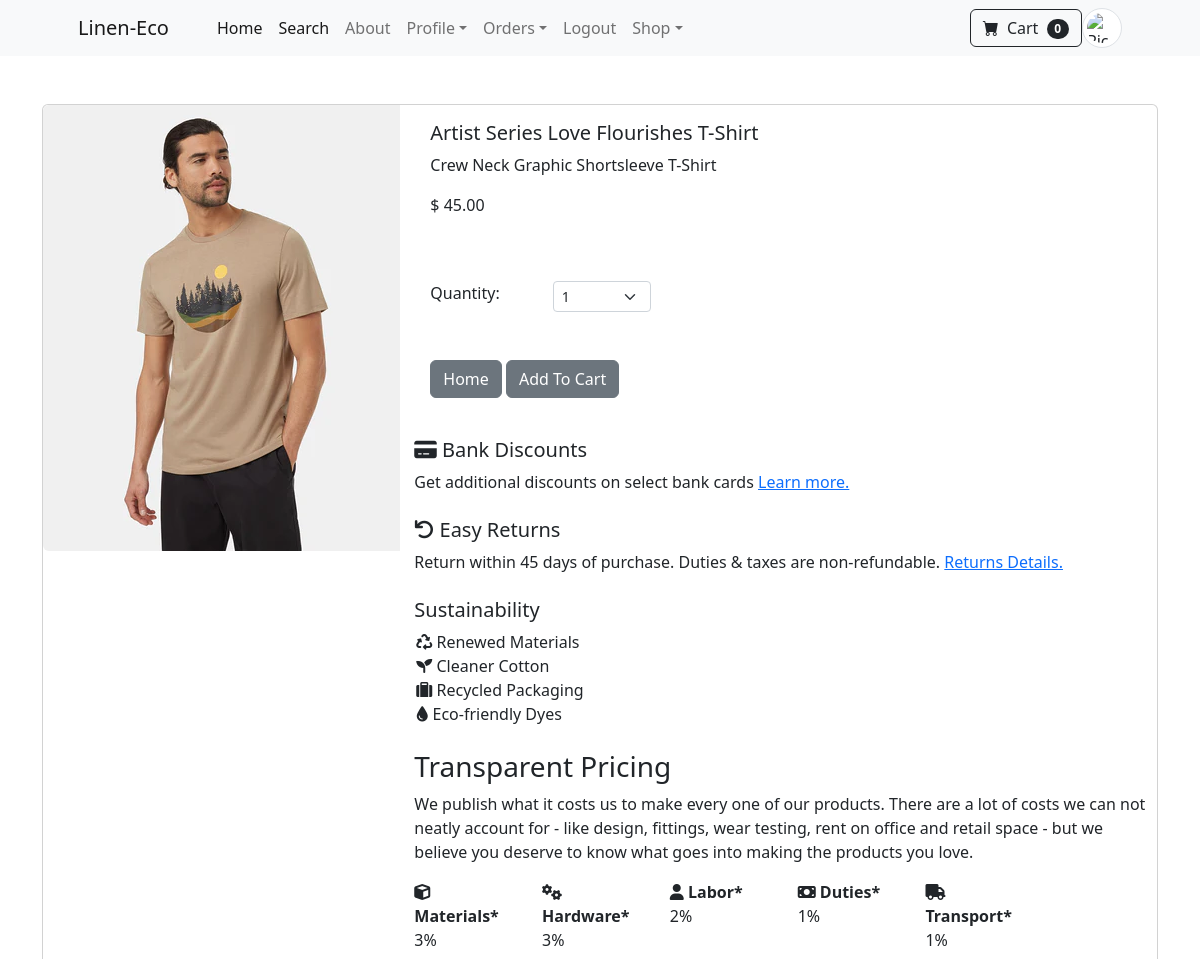
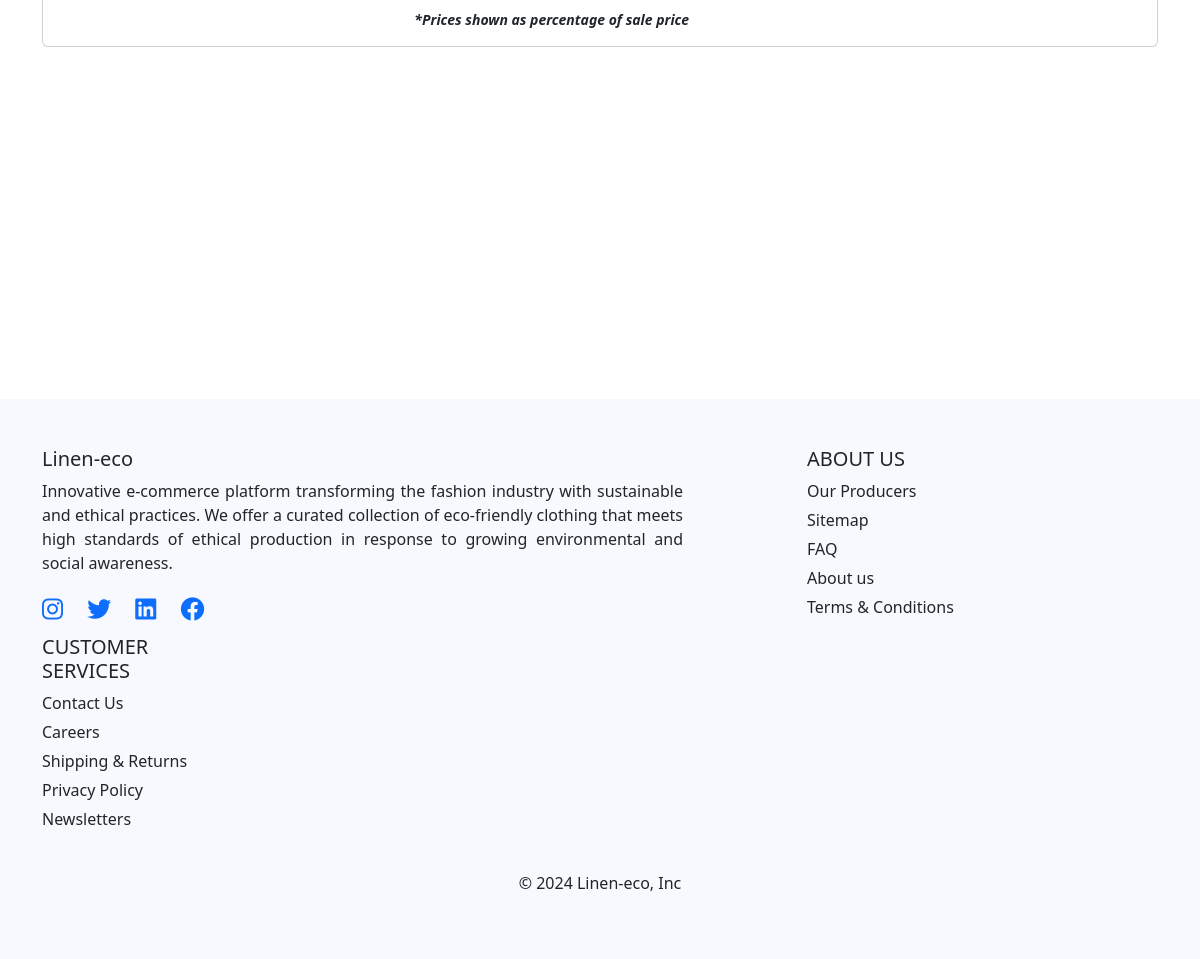
/product/2 (signed in), run on the app's committed database (2 pictures, top to bottom).
### store/models.py (models this page shows, shortened)
class Product(models.Model):
    name = models.CharField(max_length=100)
    price = models.DecimalField(default=0, decimal_places=2, max_digits=6)
    category = models.ForeignKey(Category, on_delete=models.CASCADE, default=1)
    description = models.CharField(max_length=250, default='', blank=True, null=True)
    image = models.ImageField(upload_to='uploads/product/')
    is_sale = models.BooleanField(default=False)
    sale_price = models.DecimalField(default=0, decimal_places=2, max_digits=6)

### store/views.py (the view)
# urls.py: path('product/<int:pk>', views.product, name='product'),
def product(request, pk):
    product = Product.objects.get(pk=pk)
    return render(request, 'product.html', {'product': product})

### cart/cart.py (called while the page is built)
    def __len__(self):
        return len(self.cart)

### cart/context_processors.py (called while the page is built)
def cart(request):
    return {'cart': Cart(request)}

### store/context_processors.py (called while the page is built)
def user_profile(request):
    profile = None
    if request.user.is_authenticated:
        try:
            profile = UserProfile.objects.get(user=request.user)
        except UserProfile.DoesNotExist:
            pass
    return {'user_profile': profile}

### store/templates/product.html (shortened to what this page needs)
{% extends 'base.html' %}
{% block content %}
    <div class="container">
    <br><br>
       <div class="card mb-3">
          <div class="row g-0">
            <div class="col-md-4">
              <img src="{{ product.image.url }}" class="img-fluid rounded-start" alt="...">
            </div>
            <div class="col-md-8">
              <div class="card-body">
                      <h5 class="card-title">{{ product.name }}</h5>
                      <p class="card-text">{{ product.description }}</p>
                      {% if product.is_sale %}
                          <div class="d-flex justify-content-center small text-warning mb-2">
                              <div class="bi-star-fill"></div>
                              &nbsp;&nbsp;Sale!&nbsp;&nbsp;
                              <div class="bi-star-fill"></div>
                          </div>
                          <strike>${{ product.price }}</strike>
                          &nbsp;
                          ${{ product.sale_price }}
                      {% else %}
                          <p class="card-text">$ {{ product.price }}</p>
                      {% endif %}
                        <br/><br/>
                        <div class="row justify-content">
                            <div class="col-md-2">Quantity:</div>
                            <div class="col-md-2">
                            <select class ="form-select form-select-sm" id="qty-cart">
                                <option value="1">1</option>
                            </select>
                            </div>
                        </div>
                      <br/><br/>
                      <a href="{% url 'home' %}" class="btn btn-secondary">Home</a>
                  <button type="button" value="{{ product.id }}" class="btn btn-secondary" id="add-cart">Add To Cart</button>
              </div>
                <div class="mt-4">
                    <h5><i class="fas fa-credit-card"></i> Bank Discounts</h5>
                    <p>Get additional discounts on select bank cards <a href="#">Learn more.</a></p>
                </div>
                <div class="mt-4">
                    <h5><i class="fas fa-undo"></i> Easy Returns</h5>
                    <p>Return within 45 days of purchase. Duties & taxes are non-refundable. <a href="#">Returns Details.</a></p>
                </div>
                <div class="mt-4">
                    <h5>Sustainability</h5>
                    <ul>
                        <li style="list-style-type: None; margin-left: -30px"><i class="fas fa-recycle"></i> Renewed Materials </li>
                        <li style="list-style-type: None; margin-left: -30px"><i class="fas fa-seedling"></i> Cleaner Cotton</li>
                        <li style="list-style-type: None; margin-left: -30px"><i class="fas fa-suitcase"></i> Recycled Packaging</li>
                        <li style="list-style-type: None; margin-left: -30px"><i class="fas fa-tint"></i> Eco-friendly Dyes</li>
                    </ul>
                </div>
                <div class="mt-4">
                    <h3>Transparent Pricing</h3>
                    <p>We publish what it costs us to make every one of our products. There are a lot of costs we can not neatly account for - like design, fittings, wear testing, rent on office and retail space - but we believe you deserve to know what goes into making the products you love.</p>
                    <div class="row">
                        <div class="col-md-2">
                            <p><i class="fas fa-cube"></i> <strong>Materials*</strong> <br/>3%</p>
                        </div>
                        <div class="col-md-2">
                            <p><i class="fas fa-cogs"></i> <strong>Hardware*</strong> <br/>3%</p>
                        </div>
                        <div class="col-md-2">
                            <p><i class="fas fa-user"></i> <strong>Labor*</strong> <br/>2%</p>
                        </div>
                        <div class="col-md-2">
                            <p><i class="fas fa-money-bill"></i> <strong>Duties*</strong> <br/>1%</p>
                        </div>
                        <div class="col-md-2">
                            <p><i class="fas fa-truck"></i> <strong>Transport*</strong> <br/>1%</p>
                        </div>
                    </div>
                    <p style="font-size: 0.875em; font-weight: bold; font-style: italic;">*Prices shown as percentage of sale price</p>
                </div>
            </div>
          </div>
        </div>
    </div>
    <br/><br/><br/><br/><br/><br/><br/><br/><br/><br/><br/><br/><br/><br/>
{% endblock %}

### data on the page
Product: image (picture), name "Artist Series Love Flourishes T-Shirt", description "Crew Neck Graphic Shortsleeve T-Shirt", price "45.00"

### other printed values
{{ cart|length }} "0"
